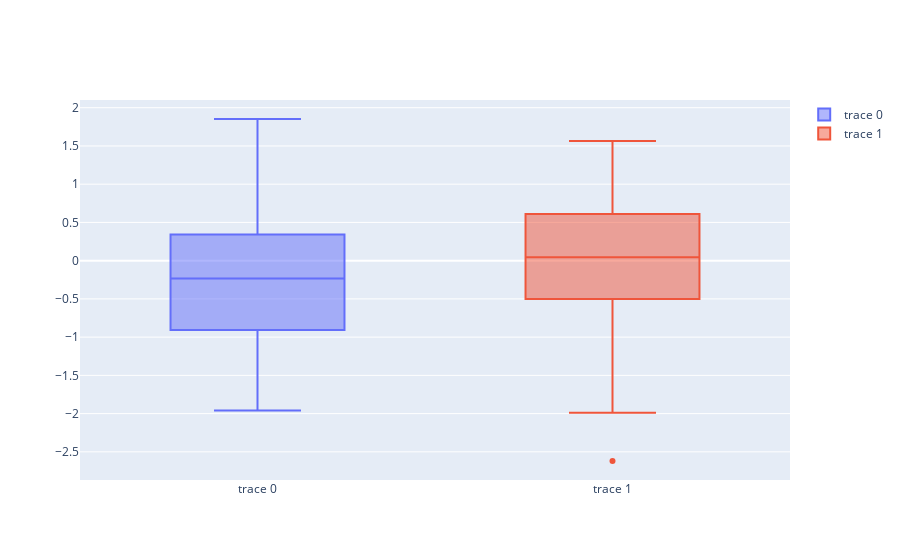

The cell this chart's notebook holds for it:
### Code cell
# import all required libraries
import numpy as np
import plotly
import plotly.graph_objects as go
import plotly.offline as pyo
from plotly.offline import init_notebook_mode

init_notebook_mode(connected = True)

np.random.seed(42)

# generating 50 random numbers
y = np.random.randn(50)

# generating 50 random numbers
y1 = np.random.randn(50)
fig = go.Figure()

# updating the figure with y
fig.add_trace(go.Box(y=y))

# updating the figure with y1
fig.add_trace(go.Box(y=y1))

fig.show()

### Figure 1 — Plotly figure (JSON) as saved in the notebook; plotly's stock layout.template omitted (floating-point values rounded to 4 significant figures)
{"data": [{"type": "box", "y": [0.4967, -0.1383, 0.6477, 1.523, -0.2342, -0.2341, 1.579, 0.7674, -0.4695, 0.5426, -0.4634, -0.4657, 0.242, -1.913, -1.725, -0.5623, -1.013, 0.3142, -0.908, -1.412, 1.466, -0.2258, 0.06753, -1.425, -0.5444, 0.1109, -1.151, 0.3757, -0.6006, -0.2917, -0.6017, 1.852, -0.0135, -1.058, 0.8225, -1.221, 0.2089, -1.96, -1.328, 0.1969, 0.7385, 0.1714, -0.1156, -0.3011, -1.479, -0.7198, -0.4606, 1.057, 0.3436, -1.763]}, {"type": "box", "y": [0.3241, -0.3851, -0.6769, 0.6117, 1.031, 0.9313, -0.8392, -0.3092, 0.3313, 0.9755, -0.4792, -0.1857, -1.106, -1.196, 0.8125, 1.356, -0.07201, 1.004, 0.3616, -0.6451, 0.3614, 1.538, -0.03583, 1.565, -2.62, 0.8219, 0.08705, -0.299, 0.09176, -1.988, -0.2197, 0.3571, 1.478, -0.5183, -0.8085, -0.5018, 0.9154, 0.3288, -0.5298, 0.5133, 0.09708, 0.9686, -0.7021, -0.3277, -0.3921, -1.464, 0.2961, 0.2611, 0.005113, -0.2346]}], "layout": {}}
